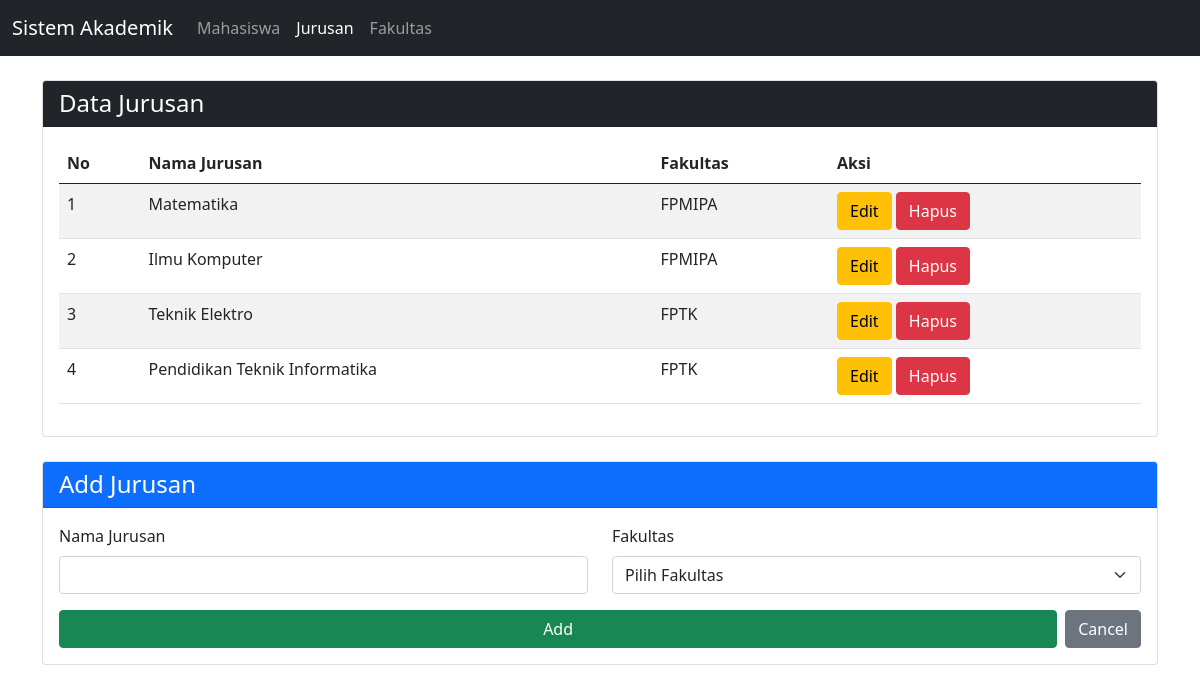
Page /Project/jurusan.php on the committed database.
### tables this page shows
CREATE TABLE `jurusan` (
  `id` int(11) NOT NULL,
  `nama_jurusan` varchar(100) NOT NULL,
  `id_fakultas` int(11) NOT NULL
);

CREATE TABLE `fakultas` (
  `id` int(11) NOT NULL,
  `nama_fakultas` varchar(100) NOT NULL
);

### Project/controllers/Jurusan.controller.php (called while the page is built, shortened)
<?php
include_once("views/Jurusan.view.php");
class JurusanController
{
  private $jurusan;
  private $fakultas;
  function __construct()
  {
    $this->jurusan = new Jurusan(Conf::$db_host, Conf::$db_user, Conf::$db_pass, Conf::$db_name);
    $this->fakultas = new Fakultas(Conf::$db_host, Conf::$db_user, Conf::$db_pass, Conf::$db_name);
  }
  public function index()
  {
    $this->jurusan->open();
    $this->jurusan->getJurusan();
    $data = array();
    while ($row = $this->jurusan->getResult()) {
      array_push($data, $row);
    }
    $this->fakultas->open();
    $this->fakultas->getFakultas();
    $fakultasData = array();
    while ($row = $this->fakultas->getResult()) {
      array_push($fakultasData, $row);
    }
    $view = new JurusanView();
    $view->render($data, $fakultasData);
  }
}
?>

### Project/models/DB.class.php (called while the page is built, shortened)
<?php
class DB
{
    var $db_host = "";
    var $db_user = "";
    var $db_pass = "";
    var $db_name = "";
    var $db_link = "";
    function __construct($db_host, $db_user, $db_pass, $db_name)
    {
        $this->db_host = $db_host;
        $this->db_user = $db_user;
        $this->db_pass = $db_pass;
        $this->db_name = $db_name;
    }
    function open()
    {
        $this->db_link = mysqli_connect($this->db_host, $this->db_user, $this->db_pass, $this->db_name);
    }
    function execute($query)
    {
        $this->result = mysqli_query($this->db_link, $query);
        return $this->result;
    }
}

### Project/models/Jurusan.class.php (called while the page is built, shortened)
<?php
class Jurusan extends DB
{
    function getJurusan()
    {
        $query = "SELECT * FROM jurusan";
        return $this->execute($query);
    }
}
?>

### Project/models/Fakultas.class.php (called while the page is built, shortened)
<?php
class Fakultas extends DB
{
    function getFakultas()
    {
        $query = "SELECT * FROM fakultas";
        return $this->execute($query);
    }
}
?>

### Project/views/Jurusan.view.php (the view, shortened to what this page needs)
<?php
class JurusanView
{
    public function render($data, $fakultasData, $editData = null)
    {
        $no = 1;
        $dataJurusan = null;
        foreach ($data as $row) {
            $id = $row['id'];
            $nama_jurusan = $row['nama_jurusan'];
            $id_fakultas = $row['id_fakultas'];
            $nama_fakultas = '';
            foreach ($fakultasData as $fakultas) {
                if ($fakultas['id'] == $id_fakultas) {
                    $nama_fakultas = $fakultas['nama_fakultas'];
                    break;
                }
            }
            $dataJurusan .= "<tr>
                        <td>" . $no++ . "</td>
                        <td>" . $nama_jurusan . "</td>
                        <td>" . $nama_fakultas . "</td>
                        <td>
                        <a href='jurusan.php?id_edit=" . $id .  "' class='btn btn-warning'>Edit</a>
                        <a href='jurusan.php?id_hapus=" . $id . "' class='btn btn-danger'>Hapus</a>
                        </td>
                        </tr>";
        }
        $submitButton = "<button type='submit' name='add' class='btn btn-success w-100'>Add</button>";
    }
}
?>

### rows in the picture
jurusan: nama_jurusan "Matematika", id_fakultas.nama_fakultas "FPMIPA"
jurusan: nama_jurusan "Ilmu Komputer", id_fakultas.nama_fakultas "FPMIPA"
jurusan: nama_jurusan "Teknik Elektro", id_fakultas.nama_fakultas "FPTK"
jurusan: nama_jurusan "Pendidikan Teknik Informatika", id_fakultas.nama_fakultas "FPTK"
